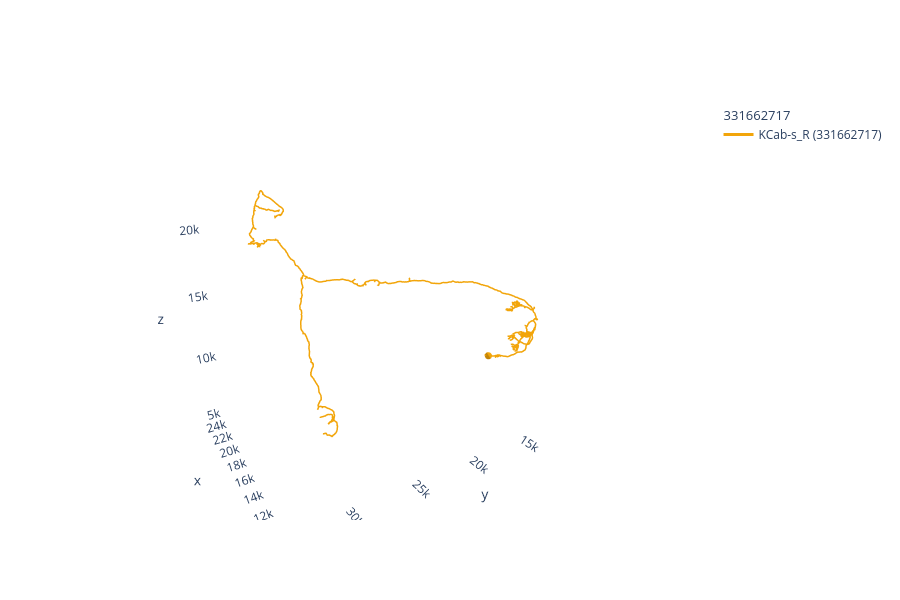

This figure's notebook cell:
### Code cell
navis.plot3d(skels)

### Figure 1 — Plotly figure (JSON) as saved in the notebook; plotly's stock layout.template omitted (floating-point values rounded to 4 significant figures; data arrays with more than 128 entries replaced by an {"elided": "..."} marker saying what was removed)
{"data": [{"hoverinfo": "none", "hovertext": " ", "legendgroup": "331662717", "legendgrouptitle": {"text": "331662717"}, "line": {"color": "rgb(242,165,10)", "dash": "solid", "width": 3}, "mode": "lines", "name": "KCab-s_R (331662717)", "opacity": 1, "showlegend": true, "type": "scatter3d", "x": {"elided": "2627 float values"}, "y": {"elided": "2627 float values"}, "z": {"elided": "2627 float values"}}, {"color": "rgb(242,165,10)", "hoverinfo": "name", "i": {"elided": "320 int values"}, "j": {"elided": "320 int values"}, "k": {"elided": "320 int values"}, "legendgroup": "331662717", "showlegend": false, "type": "mesh3d", "x": {"elided": "162 float values"}, "y": {"elided": "162 float values"}, "z": {"elided": "162 float values"}}], "layout": {"autosize": true, "height": 600, "legend": {"bgcolor": "rgba(0,0,0,0)", "orientation": "v"}, "paper_bgcolor": "rgba(0,0,0,0)", "plot_bgcolor": "rgba(0,0,0,0)", "scene": {"aspectmode": "data", "aspectratio": {"x": 1, "y": 1, "z": 1}, "camera": {"eye": {"x": -1.743, "y": 1.071, "z": 0.71}, "up": {"x": 0, "y": 0, "z": 1}}, "xaxis": {"backgroundcolor": "rgb(240, 240, 240)", "gridcolor": "rgb(255, 255, 255)", "showbackground": false, "showgrid": false, "showline": false, "zerolinecolor": "rgb(255, 255, 255)"}, "yaxis": {"backgroundcolor": "rgb(240, 240, 240)", "gridcolor": "rgb(255, 255, 255)", "showbackground": false, "showgrid": false, "showline": false, "zerolinecolor": "rgb(255, 255, 255)"}, "zaxis": {"backgroundcolor": "rgb(240, 240, 240)", "gridcolor": "rgb(255, 255, 255)", "showbackground": false, "showgrid": false, "showline": false, "zerolinecolor": "rgb(255, 255, 255)"}}, "showlegend": true}}
